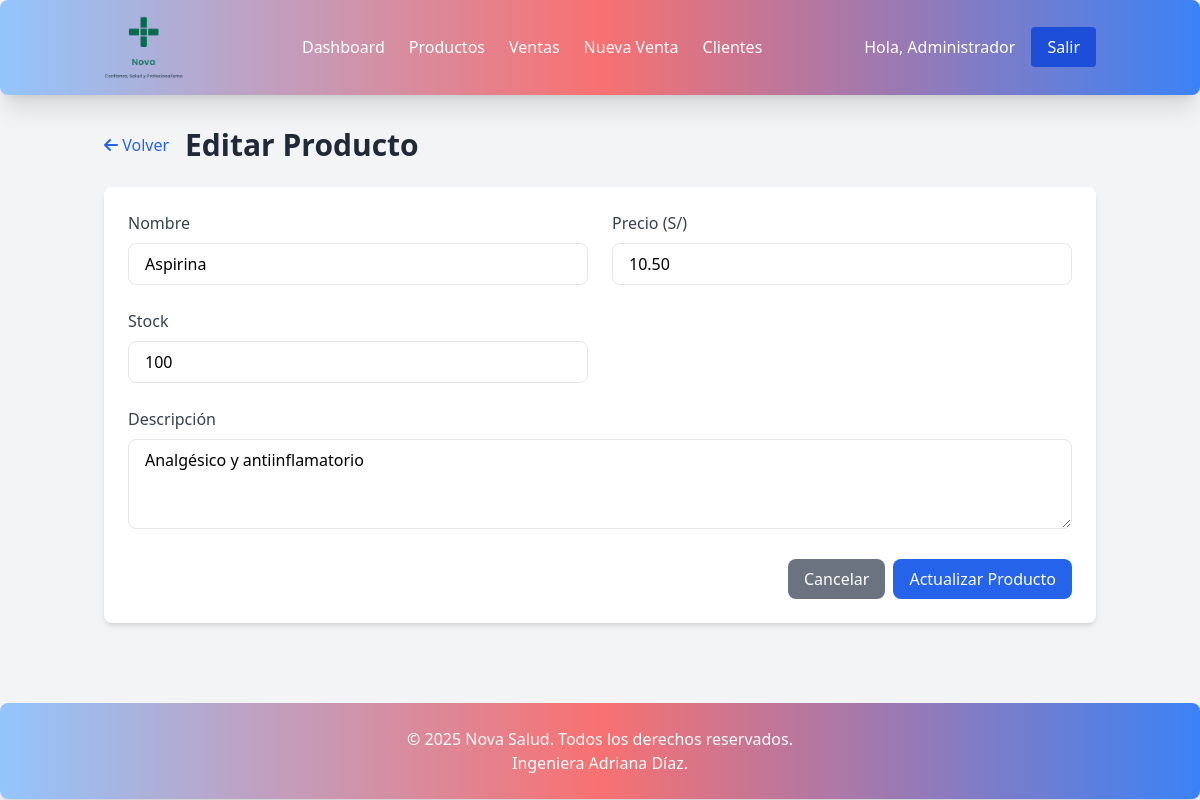
Page /producto-form.php?id=1 (signed in) on the committed database.
### tables this page shows
CREATE TABLE `productos` (
  `id` int(11) NOT NULL,
  `nombre` varchar(255) NOT NULL,
  `descripcion` text DEFAULT NULL,
  `precio` decimal(10,2) NOT NULL,
  `stock` int(11) NOT NULL,
  `fecha_creacion` timestamp NOT NULL DEFAULT current_timestamp()
);

### producto-form.php (the view, shortened to what this page needs)
<?php
include 'config/database.php';
$producto = [
    'id' => '',
    'nombre' => '',
    'descripcion' => '',
    'precio' => '',
    'stock' => ''
];
$isEdit = false;
if (isset($_GET['id']) && is_numeric($_GET['id'])) {
    $id = $_GET['id'];
    $isEdit = true;
    $stmt = $conn->prepare("SELECT * FROM productos WHERE id = :id");
    $stmt->bindParam(':id', $id);
    $stmt->execute();
    if ($stmt->rowCount() > 0) {
        $producto = $stmt->fetch(PDO::FETCH_ASSOC);
    } else {
        header('Location: productos.php');
        exit;
    }
}
?>
<!DOCTYPE html>
<html lang="es">
<head>
    <script src="https://cdn.tailwindcss.com"></script>
    <link rel="stylesheet" href="https://cdnjs.cloudflare.com/ajax/libs/font-awesome/6.4.0/css/all.min.css">
</head>
<body class="bg-gray-100">
    <?php include 'includes/header.php'; ?>
    <div class="container mx-auto px-4 py-8">
        <div class="flex items-center mb-6">
            <a href="productos.php" class="text-blue-600 hover:text-blue-800 mr-4">
                <i class="fas fa-arrow-left"></i> Volver
            </a>
            <h1 class="text-3xl font-bold text-gray-800"><?php echo $isEdit ? 'Editar' : 'Nuevo'; ?> Producto</h1>
        </div>
        <div class="bg-white rounded-lg shadow-md p-6">
            <form method="POST" action="">
                <div class="grid grid-cols-1 md:grid-cols-2 gap-6">
                    <div>
                        <label for="nombre" class="block text-gray-700 font-medium mb-2">Nombre</label>
                        <input type="text" id="nombre" name="nombre" required value="<?php echo htmlspecialchars($producto['nombre']); ?>"
                               class="w-full px-4 py-2 border rounded-lg focus:outline-none focus:ring-2 focus:ring-blue-500">
                    </div>
                    <div>
                        <label for="precio" class="block text-gray-700 font-medium mb-2">Precio (S/)</label>
                        <input type="number" id="precio" name="precio" required step="0.01" min="0" value="<?php echo htmlspecialchars($producto['precio']); ?>"
                               class="w-full px-4 py-2 border rounded-lg focus:outline-none focus:ring-2 focus:ring-blue-500">
                    </div>
                    <div>
                        <label for="stock" class="block text-gray-700 font-medium mb-2">Stock</label>
                        <input type="number" id="stock" name="stock" required min="0" value="<?php echo htmlspecialchars($producto['stock']); ?>"
                               class="w-full px-4 py-2 border rounded-lg focus:outline-none focus:ring-2 focus:ring-blue-500">
                    </div>
                    <div class="md:col-span-2">
                        <label for="descripcion" class="block text-gray-700 font-medium mb-2">Descripción</label>
                        <textarea id="descripcion" name="descripcion" rows="3"
                                  class="w-full px-4 py-2 border rounded-lg focus:outline-none focus:ring-2 focus:ring-blue-500"><?php echo htmlspecialchars($producto['descripcion']); ?></textarea>
                    </div>
                </div>
                <div class="mt-6 flex justify-end">
                    <a href="productos.php" class="bg-gray-500 text-white py-2 px-4 rounded-lg hover:bg-gray-600 transition duration-200 mr-2">
                        Cancelar
                    </a>
                    <button type="submit" class="bg-blue-600 text-white py-2 px-4 rounded-lg hover:bg-blue-700 transition duration-200">
                        <?php echo $isEdit ? 'Actualizar' : 'Guardar'; ?> Producto
                    </button>
                </div>
            </form>
        </div>
    </div>
    <?php include 'includes/footer.php'; ?>
</body>
</html>

### rows in the picture
productos: nombre "Aspirina", precio "10.50", stock "100", descripcion "Analgésico y antiinflamatorio"

### other values in the picture
$_SESSION['user_name'] "Administrador"
